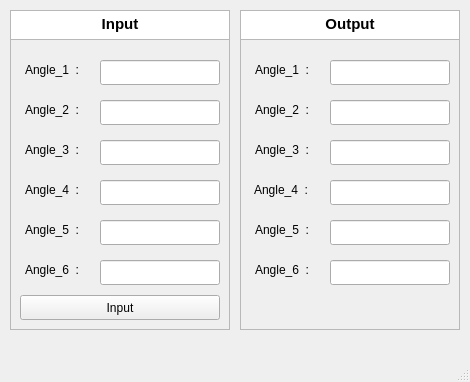
<?xml version="1.0" encoding="UTF-8"?>
<ui version="4.0">
 <class>MainWindow</class>
 <widget class="QMainWindow" name="MainWindow">
  <property name="geometry">
   <rect>
    <x>0</x>
    <y>0</y>
    <width>470</width>
    <height>382</height>
   </rect>
  </property>
  <property name="windowTitle">
   <string>MainWindow</string>
  </property>
  <widget class="QWidget" name="centralwidget">
   <widget class="QFrame" name="frame">
    <property name="geometry">
     <rect>
      <x>10</x>
      <y>10</y>
      <width>220</width>
      <height>320</height>
     </rect>
    </property>
    <property name="frameShape">
     <enum>QFrame::StyledPanel</enum>
    </property>
    <property name="frameShadow">
     <enum>QFrame::Raised</enum>
    </property>
    <widget class="QLineEdit" name="angle_1">
     <property name="geometry">
      <rect>
       <x>90</x>
       <y>50</y>
       <width>120</width>
       <height>25</height>
      </rect>
     </property>
    </widget>
    <widget class="QLineEdit" name="angle_2">
     <property name="geometry">
      <rect>
       <x>90</x>
       <y>90</y>
       <width>120</width>
       <height>25</height>
      </rect>
     </property>
    </widget>
    <widget class="QLineEdit" name="angle_3">
     <property name="geometry">
      <rect>
       <x>90</x>
       <y>130</y>
       <width>120</width>
       <height>25</height>
      </rect>
     </property>
    </widget>
    <widget class="QLineEdit" name="angle_4">
     <property name="geometry">
      <rect>
       <x>90</x>
       <y>170</y>
       <width>120</width>
       <height>25</height>
      </rect>
     </property>
    </widget>
    <widget class="QLineEdit" name="angle_5">
     <property name="geometry">
      <rect>
       <x>90</x>
       <y>210</y>
       <width>120</width>
       <height>25</height>
      </rect>
     </property>
    </widget>
    <widget class="QLineEdit" name="angle_6">
     <property name="geometry">
      <rect>
       <x>90</x>
       <y>250</y>
       <width>120</width>
       <height>25</height>
      </rect>
     </property>
    </widget>
    <widget class="QLabel" name="label">
     <property name="geometry">
      <rect>
       <x>15</x>
       <y>50</y>
       <width>71</width>
       <height>20</height>
      </rect>
     </property>
     <property name="text">
      <string>Angle_1  : </string>
     </property>
    </widget>
    <widget class="QLabel" name="label_2">
     <property name="geometry">
      <rect>
       <x>15</x>
       <y>90</y>
       <width>71</width>
       <height>20</height>
      </rect>
     </property>
     <property name="text">
      <string>Angle_2  : </string>
     </property>
    </widget>
    <widget class="QLabel" name="label_3">
     <property name="geometry">
      <rect>
       <x>15</x>
       <y>130</y>
       <width>71</width>
       <height>20</height>
      </rect>
     </property>
     <property name="text">
      <string>Angle_3  : </string>
     </property>
    </widget>
    <widget class="QLabel" name="label_4">
     <property name="geometry">
      <rect>
       <x>15</x>
       <y>170</y>
       <width>71</width>
       <height>20</height>
      </rect>
     </property>
     <property name="text">
      <string>Angle_4  : </string>
     </property>
    </widget>
    <widget class="QLabel" name="label_5">
     <property name="geometry">
      <rect>
       <x>15</x>
       <y>210</y>
       <width>71</width>
       <height>20</height>
      </rect>
     </property>
     <property name="text">
      <string>Angle_5  : </string>
     </property>
    </widget>
    <widget class="QLabel" name="label_6">
     <property name="geometry">
      <rect>
       <x>15</x>
       <y>250</y>
       <width>71</width>
       <height>20</height>
      </rect>
     </property>
     <property name="text">
      <string>Angle_6  : </string>
     </property>
    </widget>
    <widget class="QTextEdit" name="textEdit">
     <property name="geometry">
      <rect>
       <x>0</x>
       <y>0</y>
       <width>220</width>
       <height>30</height>
      </rect>
     </property>
     <property name="html">
      <string>&lt;!DOCTYPE HTML PUBLIC &quot;-//W3C//DTD HTML 4.0//EN&quot; &quot;http://www.w3.org/TR/REC-html40/strict.dtd&quot;&gt;
&lt;html&gt;&lt;head&gt;&lt;meta name=&quot;qrichtext&quot; content=&quot;1&quot; /&gt;&lt;style type=&quot;text/css&quot;&gt;
p, li { white-space: pre-wrap; }
&lt;/style&gt;&lt;/head&gt;&lt;body style=&quot; font-family:'Ubuntu'; font-size:11pt; font-weight:400; font-style:normal;&quot;&gt;
&lt;p align=&quot;center&quot; style=&quot; margin-top:0px; margin-bottom:0px; margin-left:0px; margin-right:0px; -qt-block-indent:0; text-indent:0px;&quot;&gt;&lt;span style=&quot; font-weight:600;&quot;&gt;Input&lt;/span&gt;&lt;/p&gt;&lt;/body&gt;&lt;/html&gt;</string>
     </property>
    </widget>
    <widget class="QPushButton" name="input_button">
     <property name="geometry">
      <rect>
       <x>10</x>
       <y>285</y>
       <width>200</width>
       <height>25</height>
      </rect>
     </property>
     <property name="text">
      <string>Input</string>
     </property>
    </widget>
   </widget>
   <widget class="QFrame" name="frame_2">
    <property name="geometry">
     <rect>
      <x>240</x>
      <y>10</y>
      <width>220</width>
      <height>320</height>
     </rect>
    </property>
    <property name="frameShape">
     <enum>QFrame::StyledPanel</enum>
    </property>
    <property name="frameShadow">
     <enum>QFrame::Raised</enum>
    </property>
    <widget class="QLineEdit" name="res_1">
     <property name="geometry">
      <rect>
       <x>90</x>
       <y>50</y>
       <width>120</width>
       <height>25</height>
      </rect>
     </property>
    </widget>
    <widget class="QLineEdit" name="res_2">
     <property name="geometry">
      <rect>
       <x>90</x>
       <y>90</y>
       <width>120</width>
       <height>25</height>
      </rect>
     </property>
    </widget>
    <widget class="QLineEdit" name="res_3">
     <property name="geometry">
      <rect>
       <x>90</x>
       <y>130</y>
       <width>120</width>
       <height>25</height>
      </rect>
     </property>
    </widget>
    <widget class="QLineEdit" name="res_4">
     <property name="geometry">
      <rect>
       <x>90</x>
       <y>170</y>
       <width>120</width>
       <height>25</height>
      </rect>
     </property>
    </widget>
    <widget class="QLineEdit" name="res_5">
     <property name="geometry">
      <rect>
       <x>90</x>
       <y>210</y>
       <width>120</width>
       <height>25</height>
      </rect>
     </property>
    </widget>
    <widget class="QLineEdit" name="res_6">
     <property name="geometry">
      <rect>
       <x>90</x>
       <y>250</y>
       <width>120</width>
       <height>25</height>
      </rect>
     </property>
    </widget>
    <widget class="QLabel" name="label_7">
     <property name="geometry">
      <rect>
       <x>14</x>
       <y>170</y>
       <width>71</width>
       <height>20</height>
      </rect>
     </property>
     <property name="text">
      <string>Angle_4  : </string>
     </property>
    </widget>
    <widget class="QLabel" name="label_8">
     <property name="geometry">
      <rect>
       <x>15</x>
       <y>90</y>
       <width>71</width>
       <height>20</height>
      </rect>
     </property>
     <property name="text">
      <string>Angle_2  : </string>
     </property>
    </widget>
    <widget class="QLabel" name="label_9">
     <property name="geometry">
      <rect>
       <x>15</x>
       <y>130</y>
       <width>71</width>
       <height>20</height>
      </rect>
     </property>
     <property name="text">
      <string>Angle_3  : </string>
     </property>
    </widget>
    <widget class="QLabel" name="label_10">
     <property name="geometry">
      <rect>
       <x>15</x>
       <y>50</y>
       <width>71</width>
       <height>20</height>
      </rect>
     </property>
     <property name="text">
      <string>Angle_1  : </string>
     </property>
    </widget>
    <widget class="QLabel" name="label_11">
     <property name="geometry">
      <rect>
       <x>15</x>
       <y>210</y>
       <width>71</width>
       <height>20</height>
      </rect>
     </property>
     <property name="text">
      <string>Angle_5  : </string>
     </property>
    </widget>
    <widget class="QLabel" name="label_12">
     <property name="geometry">
      <rect>
       <x>15</x>
       <y>250</y>
       <width>71</width>
       <height>20</height>
      </rect>
     </property>
     <property name="text">
      <string>Angle_6  : </string>
     </property>
    </widget>
    <widget class="QTextEdit" name="textEdit_2">
     <property name="geometry">
      <rect>
       <x>0</x>
       <y>0</y>
       <width>220</width>
       <height>30</height>
      </rect>
     </property>
     <property name="html">
      <string>&lt;!DOCTYPE HTML PUBLIC &quot;-//W3C//DTD HTML 4.0//EN&quot; &quot;http://www.w3.org/TR/REC-html40/strict.dtd&quot;&gt;
&lt;html&gt;&lt;head&gt;&lt;meta name=&quot;qrichtext&quot; content=&quot;1&quot; /&gt;&lt;style type=&quot;text/css&quot;&gt;
p, li { white-space: pre-wrap; }
&lt;/style&gt;&lt;/head&gt;&lt;body style=&quot; font-family:'Ubuntu'; font-size:11pt; font-weight:400; font-style:normal;&quot;&gt;
&lt;p align=&quot;center&quot; style=&quot; margin-top:0px; margin-bottom:0px; margin-left:0px; margin-right:0px; -qt-block-indent:0; text-indent:0px;&quot;&gt;&lt;span style=&quot; font-weight:600;&quot;&gt;Output&lt;/span&gt;&lt;/p&gt;&lt;/body&gt;&lt;/html&gt;</string>
     </property>
    </widget>
   </widget>
  </widget>
  <widget class="QMenuBar" name="menubar">
   <property name="geometry">
    <rect>
     <x>0</x>
     <y>0</y>
     <width>470</width>
     <height>22</height>
    </rect>
   </property>
  </widget>
  <widget class="QStatusBar" name="statusbar"/>
 </widget>
 <resources/>
 <connections/>
</ui>
